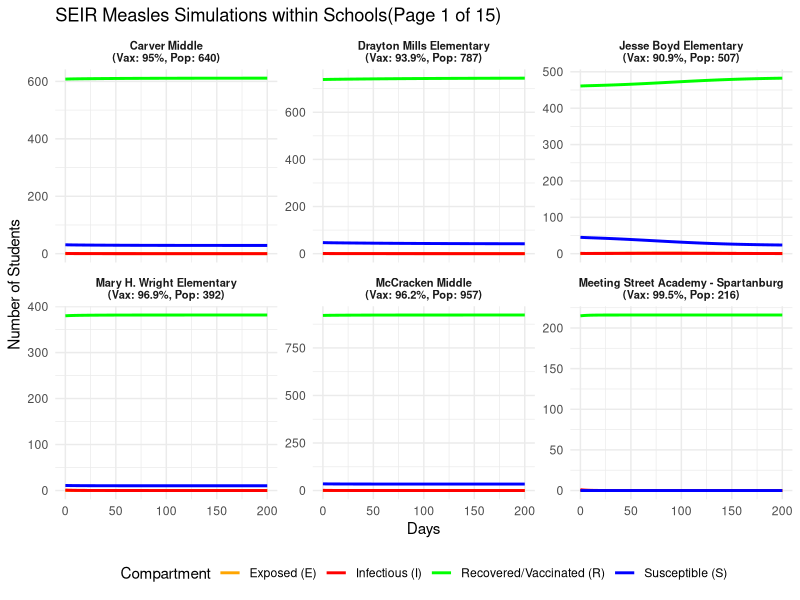
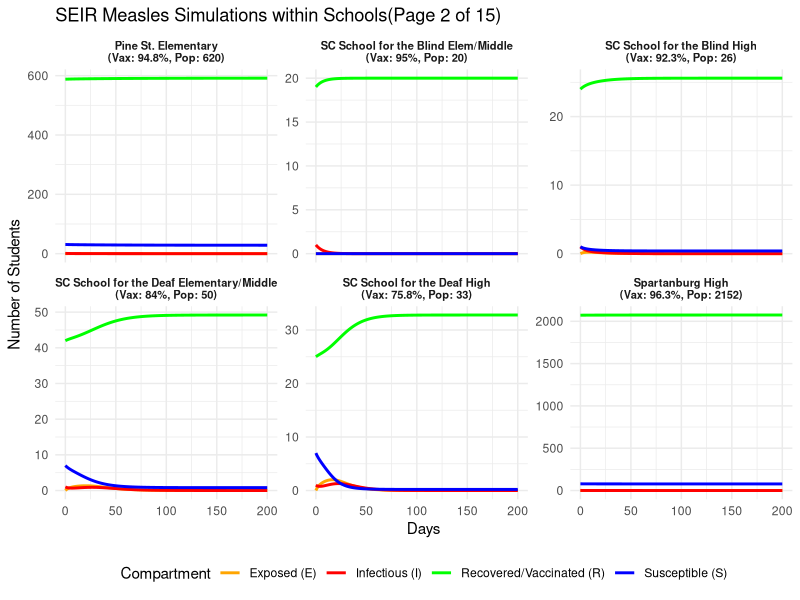
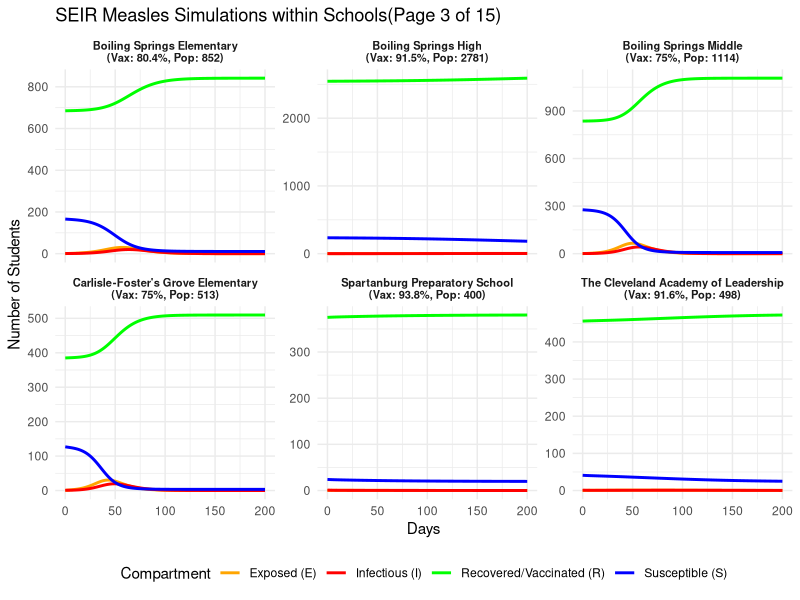
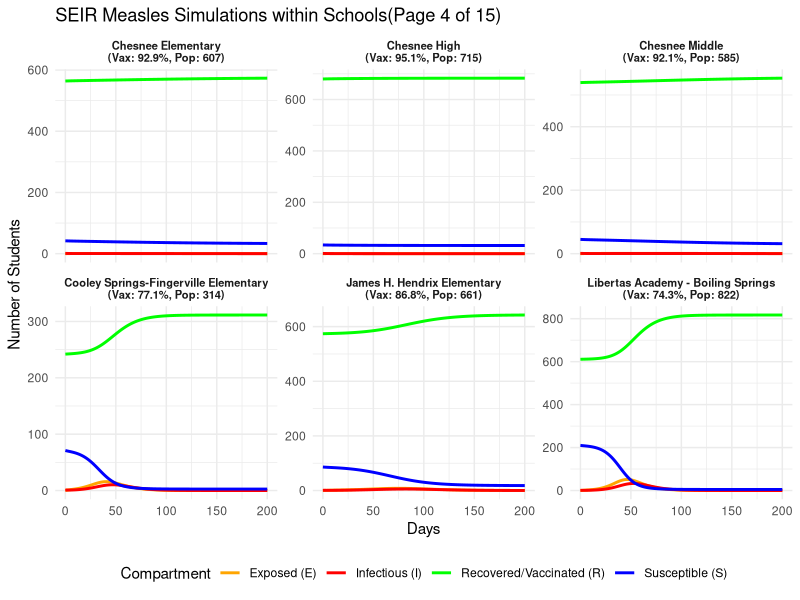
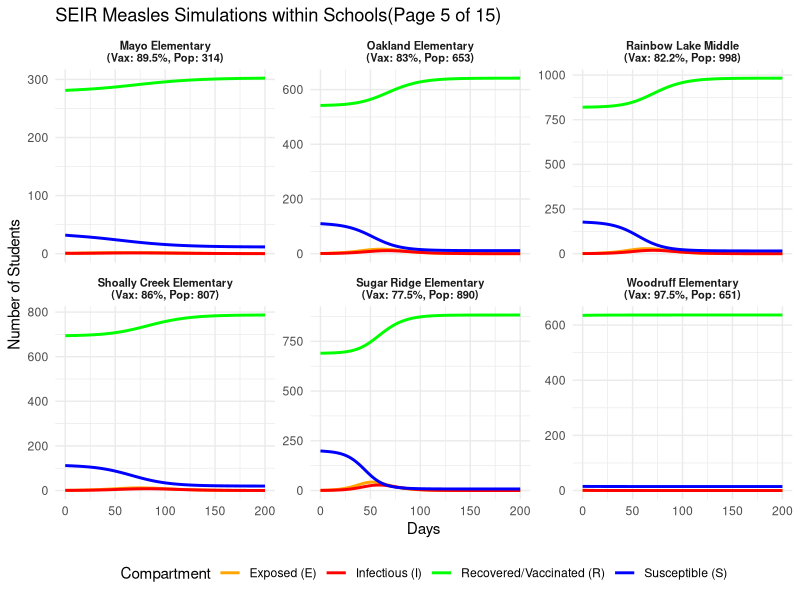
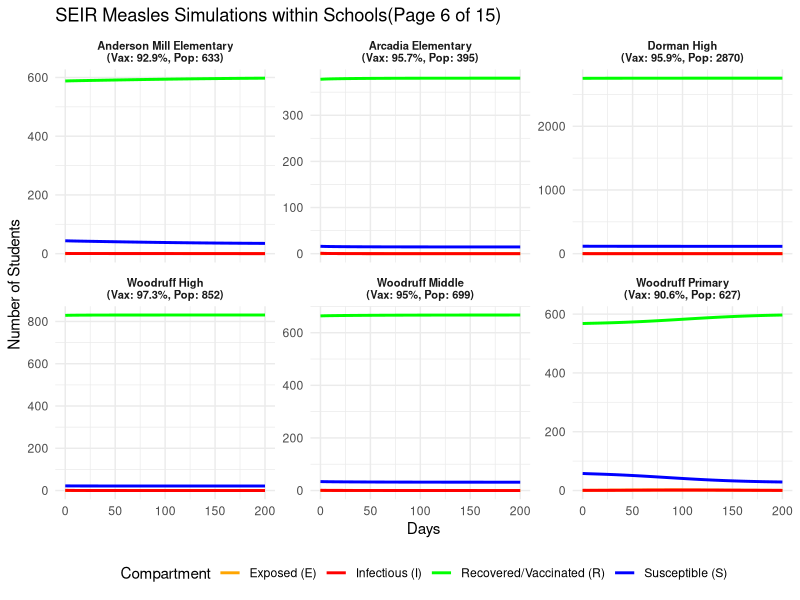
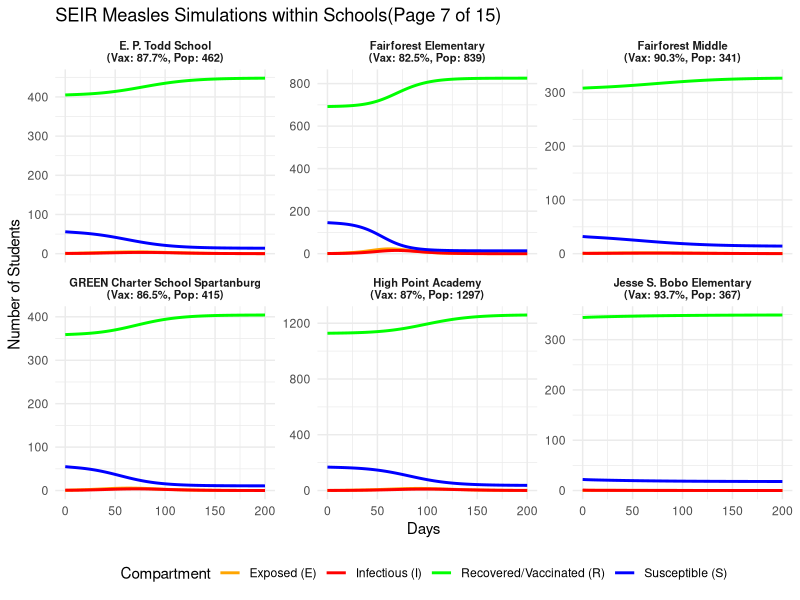
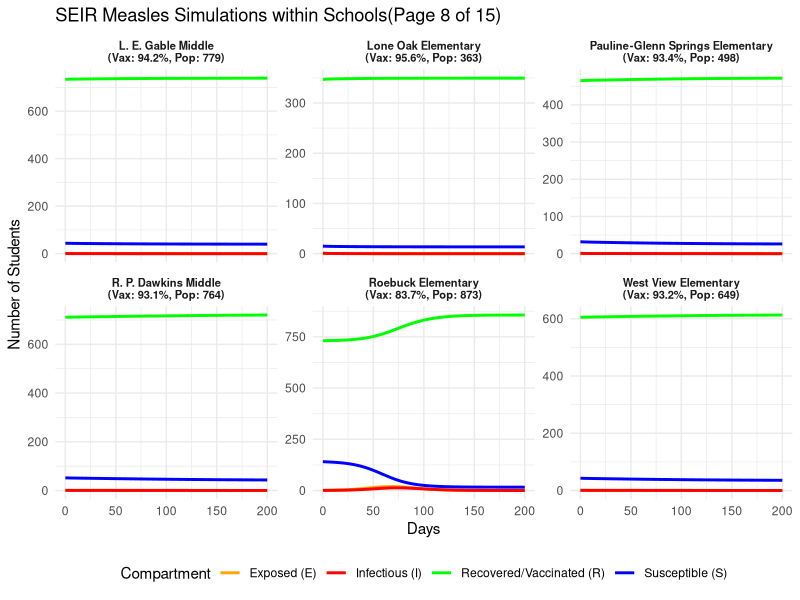

Source code (R) for these figures, in order:

library(tidyverse)
library(deSolve)

# Loading dataset and create page groups (6 schools per page = 15 pages total)
df <- read.csv("data/cleanned/school_data_joined.csv") %>%
  mutate(
    vax_rate = if_else(percent_immunized > 1, percent_immunized / 100, percent_immunized),
    school_id = row_number(),
    page = ceiling(school_id / 6)
  )

#  Model Parameters
gamma_rate <- 1 / 7                   # Infectious period (~7 days)
sigma_rate <- 1 / 10                  # Incubation period (~10 days)
beta_rate  <- 15 * gamma_rate         # Transmissibility (R0 = 15)
times <- seq(0, 200, by = 1)

seir_model <- function(time, state, parameters) {
  with(as.list(c(state, parameters)), {
    dS <- - (beta * S * I) / N
    dE <-   (beta * S * I) / N - (sigma * E)
    dI <-   (sigma * E) - (gamma * I)
    dR <-   (gamma * I)
    return(list(c(dS, dE, dI, dR)))
  })
}

# SEIR simulation across ALL 89 schools
all_simulations <- map_dfr(1:nrow(df), function(i) {
  school <- df[i, ]
  
  N <- school$total_students
  vax_rate <- school$vax_rate
  
  R0_count <- round(N * vax_rate)
  I0_count <- 1
  E0_count <- 0
  S0_count <- max(0, N - I0_count - E0_count - R0_count)
  
  initial_state <- c(S = S0_count, E = E0_count, I = I0_count, R = R0_count)
  params <- c(beta = beta_rate, sigma = sigma_rate, gamma = gamma_rate, N = N)
  
  output <- ode(y = initial_state, times = times, func = seir_model, parms = params)
  
  as.data.frame(output) %>%
    mutate(
      school_name = school$school_name,
      page = school$page,
      school_label = paste0(school$school_name, "\n(Vax: ", round(vax_rate * 100, 1), "%, Pop: ", N, ")")
    )
})

# 4. Reshaping data into long format for plotting
results_long <- all_simulations %>%
  pivot_longer(cols = c("S", "E", "I", "R"), names_to = "Compartment", values_to = "Count")

# Plotting all pages into RStudio Plot History
total_pages <- max(df$page)

for (p in 1:total_pages) {
  page_data <- results_long %>% filter(page == p)
  
  p_plot <- ggplot(page_data, aes(x = time, y = Count, color = Compartment)) +
    geom_line(linewidth = 1) +
    scale_color_manual(
      values = c("S" = "blue", "E" = "orange", "I" = "red", "R" = "green"),
      labels = c(
        "S" = "Susceptible (S)",
        "E" = "Exposed (E)",
        "I" = "Infectious (I)",
        "R" = "Recovered/Vaccinated (R)"
      )
    ) +
    facet_wrap(~school_label, ncol = 3, scales = "free_y") +
    labs(
      title = paste0("SEIR Measles Simulations within Schools(Page ", p, " of ", total_pages, ")"),
      x = "Days",
      y = "Number of Students",
      color = "Compartment"
    ) +
    theme_minimal() +
    theme(
      strip.text = element_text(size = 8, face = "bold"),
      legend.position = "bottom"
    )
  
  print(p_plot)
}
